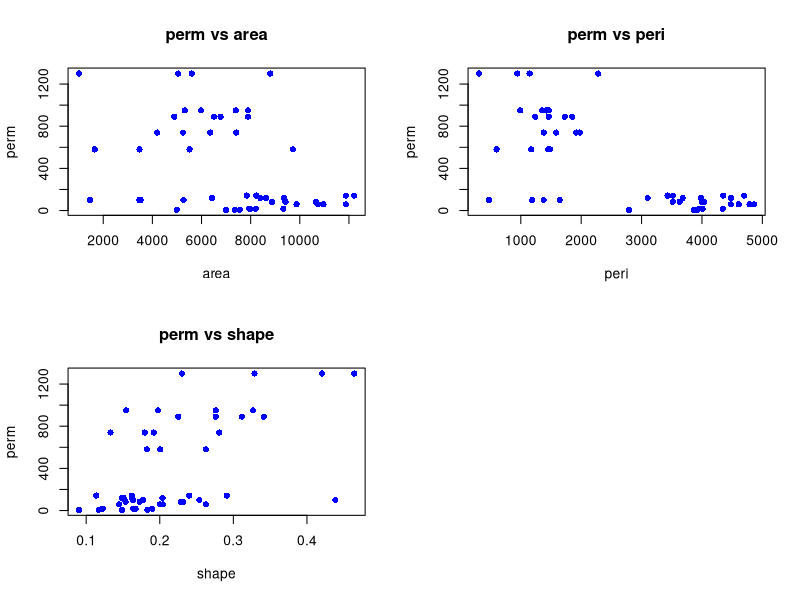
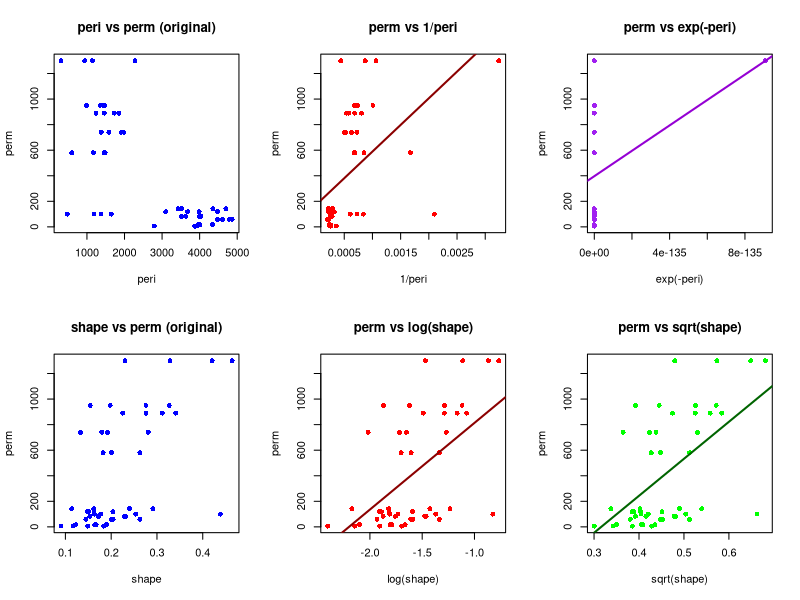
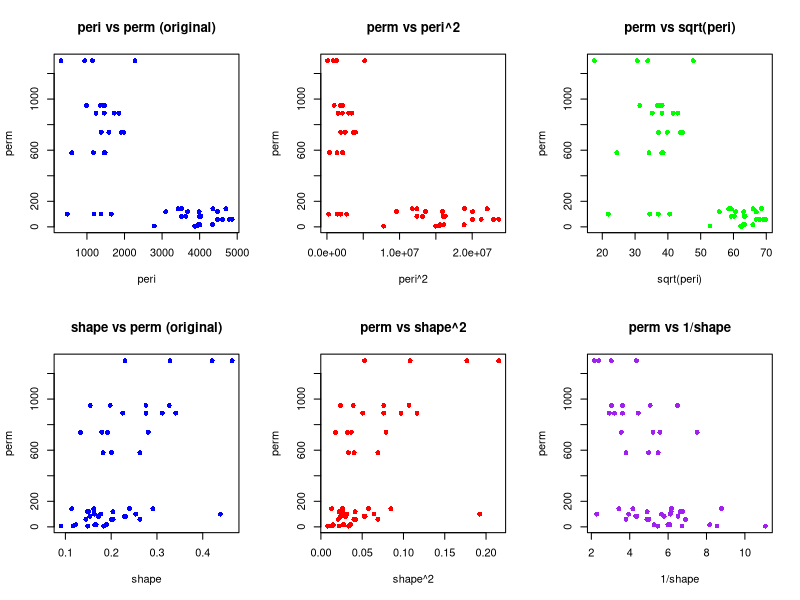
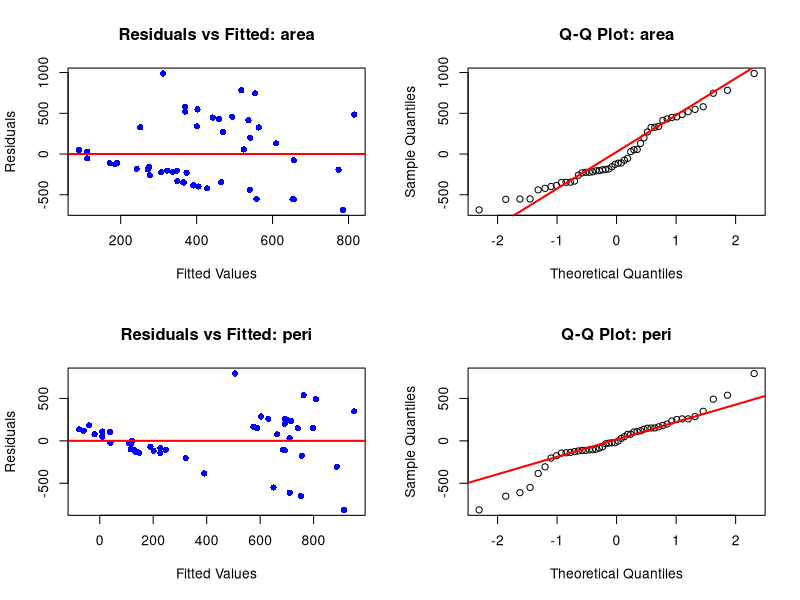
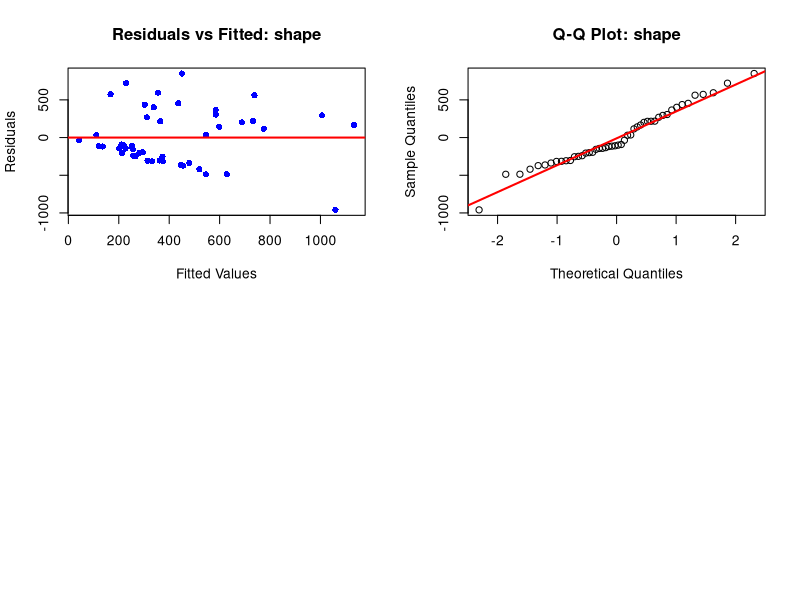
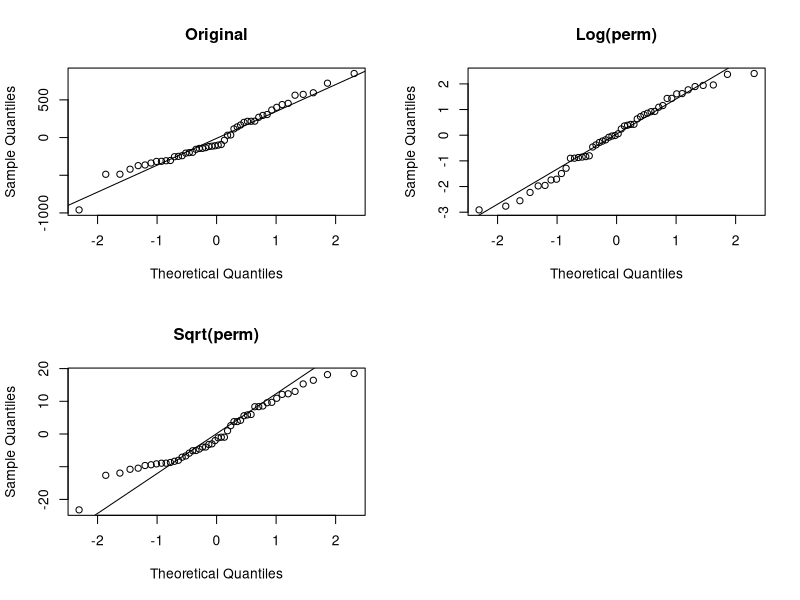
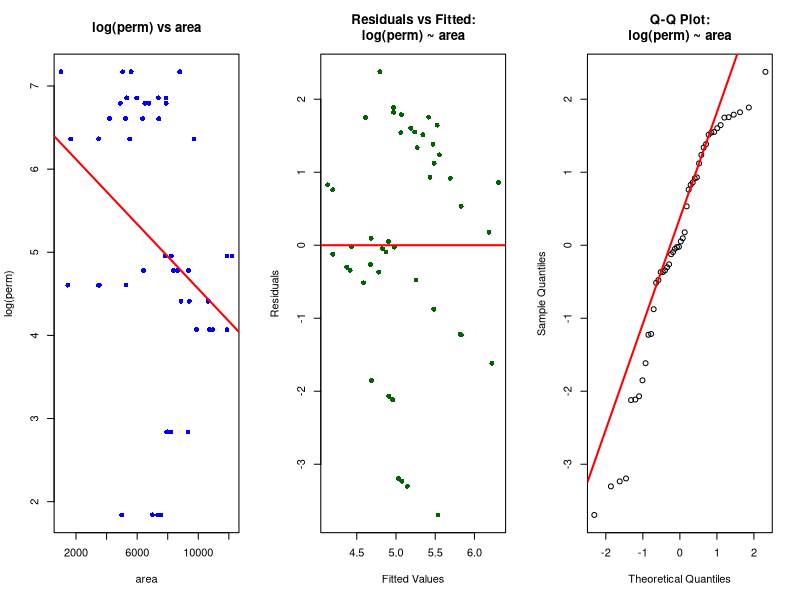
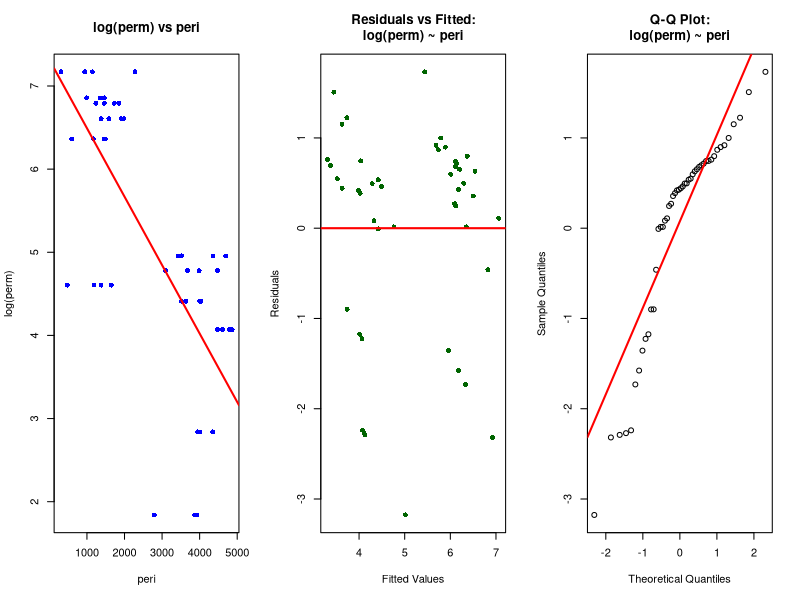

The R script that drew these images, in order:
## ---- chunk 1
data <- rock
head(data)
## ---- chunk 2
# 1. Basic structure & missingness
cat("Missing values:", sum(is.na(data)), "\n")
cat("\nNo missing values -- ok to proceed with whole dataset")
## ---- chunk 3
# Get predictor names (exclude 'perm')
predictors <- names(data)[names(data) != "perm"]

# Set up plotting layout
par(mfrow = c(2, 2))

# Loop through each predictor and create plots
for (predictor in predictors) {
  # Scatter plot with linear fit
  plot(data[[predictor]], data$perm, 
       xlab = predictor, ylab = "perm",
       main = paste("perm vs", predictor),
       pch = 16, col = "blue")

}

## ---- chunk 4
# Test exponential decay transformation for peri
par(mfrow = c(2, 3))

# Original peri vs perm
plot(data$peri, data$perm, main = "peri vs perm (original)",
     xlab = "peri", ylab = "perm", pch = 16, col = "blue")

# Exponential decay transformation: perm ~ exp(-peri) or perm ~ 1/peri
plot(1/data$peri, data$perm, main = "perm vs 1/peri",
     xlab = "1/peri", ylab = "perm", pch = 16, col = "red")
abline(lm(perm ~ I(1/peri), data = data), col = "darkred", lwd = 2)

plot(exp(-data$peri), data$perm, main = "perm vs exp(-peri)",
     xlab = "exp(-peri)", ylab = "perm", pch = 16, col = "purple")
abline(lm(perm ~ I(exp(-peri)), data = data), col = "darkviolet", lwd = 2)

# Test logarithmic transformation for shape
# Original shape vs perm
plot(data$shape, data$perm, main = "shape vs perm (original)",
     xlab = "shape", ylab = "perm", pch = 16, col = "blue")

# Log transformation
plot(log(data$shape), data$perm, main = "perm vs log(shape)",
     xlab = "log(shape)", ylab = "perm", pch = 16, col = "red")
abline(lm(perm ~ I(log(shape)), data = data), col = "darkred", lwd = 2)

# Square root transformation (alternative)
plot(sqrt(data$shape), data$perm, main = "perm vs sqrt(shape)",
     xlab = "sqrt(shape)", ylab = "perm", pch = 16, col = "green")
abline(lm(perm ~ I(sqrt(shape)), data = data), col = "darkgreen", lwd = 2)

par(mfrow = c(1, 1))
## ---- chunk 5
# Try alternative transformations
par(mfrow = c(2, 3))

# For peri - try polynomial and other transformations
plot(data$peri, data$perm, main = "peri vs perm (original)",
     xlab = "peri", ylab = "perm", pch = 16, col = "blue")

# Try polynomial for peri
plot(data$peri^2, data$perm, main = "perm vs peri^2",
     xlab = "peri^2", ylab = "perm", pch = 16, col = "red")

# Try sqrt for peri (since it might be scale-related)
plot(sqrt(data$peri), data$perm, main = "perm vs sqrt(peri)",
     xlab = "sqrt(peri)", ylab = "perm", pch = 16, col = "green")

# For shape - try polynomial and reciprocal
plot(data$shape, data$perm, main = "shape vs perm (original)",
     xlab = "shape", ylab = "perm", pch = 16, col = "blue")

# Try polynomial for shape
plot(data$shape^2, data$perm, main = "perm vs shape^2",
     xlab = "shape^2", ylab = "perm", pch = 16, col = "red")

# Try reciprocal for shape
plot(1/data$shape, data$perm, main = "perm vs 1/shape",
     xlab = "1/shape", ylab = "perm", pch = 16, col = "purple")

par(mfrow = c(1, 1))
## ---- chunk 6
# Get predictor names (exclude 'perm')
predictors <- names(data)[names(data) != "perm"]

# Set up plotting layout: 2 plots per predictor
par(mfrow = c(2, 2))

# Loop through each predictor
for (predictor in predictors) {
  # Fit simple linear model
  formula <- as.formula(paste("perm ~", predictor))
  model <- lm(formula, data = data)
  
  # Calculate residuals and fitted values
  residuals <- resid(model)
  fitted <- fitted(model)
  
  # Plot 1: Residuals vs Fitted Values
  plot(fitted, residuals, 
       main = paste("Residuals vs Fitted:", predictor),
       xlab = "Fitted Values", ylab = "Residuals",
       pch = 16, col = "blue")
  abline(h = 0, col = "red", lwd = 2)
  
  # Plot 2: Q-Q Plot
  qqnorm(residuals, main = paste("Q-Q Plot:", predictor))
  qqline(residuals, col = "red", lwd = 2)
}

# Reset plotting layout
par(mfrow = c(1, 1))
## ---- chunk 7
# You might want to check if transformations help:
# Try transforming the response variable 'perm'
par(mfrow = c(2, 2))

# Original model
model_original <- lm(perm ~ shape, data = data)
qqnorm(resid(model_original), main = "Original")
qqline(resid(model_original))

# Log transformation
model_log <- lm(log(perm) ~ shape, data = data)
qqnorm(resid(model_log), main = "Log(perm)")
qqline(resid(model_log))

# Square root transformation  
model_sqrt <- lm(sqrt(perm) ~ shape, data = data)
qqnorm(resid(model_sqrt), main = "Sqrt(perm)")
qqline(resid(model_sqrt))

# Box-Cox transformation (if needed)
# library(MASS)
# boxcox(perm ~ shape, data = data)
## ---- chunk 8

data$log_perm <- log(data$perm)

# Set up plotting for area
par(mfrow = c(1, 3))

# Fit model with log(perm)
model_area <- lm(log_perm ~ area, data = data)
residuals <- resid(model_area)
fitted <- fitted(model_area)

# Plot 1: log(perm) vs area
plot(data$area, data$log_perm, 
     main = "log(perm) vs area",
     xlab = "area", ylab = "log(perm)",
     pch = 16, col = "blue")
abline(model_area, col = "red", lwd = 2)

# Plot 2: Residuals vs Fitted
plot(fitted, residuals, 
     main = "Residuals vs Fitted:\nlog(perm) ~ area",
     xlab = "Fitted Values", ylab = "Residuals",
     pch = 16, col = "darkgreen")
abline(h = 0, col = "red", lwd = 2)

# Plot 3: Q-Q Plot
qqnorm(residuals, main = "Q-Q Plot:\nlog(perm) ~ area")
qqline(residuals, col = "red", lwd = 2)

par(mfrow = c(1, 1))
## ---- chunk 9
# Set up plotting for peri
par(mfrow = c(1, 3))

# Fit model with log(perm)
model_peri <- lm(log_perm ~ peri, data = data)
residuals <- resid(model_peri)
fitted <- fitted(model_peri)

# Plot 1: log(perm) vs peri
plot(data$peri, data$log_perm, 
     main = "log(perm) vs peri",
     xlab = "peri", ylab = "log(perm)",
     pch = 16, col = "blue")
abline(model_peri, col = "red", lwd = 2)

# Plot 2: Residuals vs Fitted
plot(fitted, residuals, 
     main = "Residuals vs Fitted:\nlog(perm) ~ peri",
     xlab = "Fitted Values", ylab = "Residuals",
     pch = 16, col = "darkgreen")
abline(h = 0, col = "red", lwd = 2)

# Plot 3: Q-Q Plot
qqnorm(residuals, main = "Q-Q Plot:\nlog(perm) ~ peri")
qqline(residuals, col = "red", lwd = 2)

par(mfrow = c(1, 1))
## ---- chunk 10
# Set up plotting for shape
par(mfrow = c(1, 3))

# Fit model with log(perm)
model_shape <- lm(log_perm ~ shape, data = data)
residuals <- resid(model_shape)
fitted <- fitted(model_shape)

# Plot 1: log(perm) vs shape
plot(data$shape, data$log_perm, 
     main = "log(perm) vs shape",
     xlab = "shape", ylab = "log(perm)",
     pch = 16, col = "blue")
abline(model_shape, col = "red", lwd = 2)

# Plot 2: Residuals vs Fitted
plot(fitted, residuals, 
     main = "Residuals vs Fitted:\nlog(perm) ~ shape",
     xlab = "Fitted Values", ylab = "Residuals",
     pch = 16, col = "darkgreen")
abline(h = 0, col = "red", lwd = 2)

# Plot 3: Q-Q Plot
qqnorm(residuals, main = "Q-Q Plot:\nlog(perm) ~ shape")
qqline(residuals, col = "red", lwd = 2)

par(mfrow = c(1, 1))
## ---- chunk 11
# Test polynomial relationships
par(mfrow = c(2, 2))

# Peri polynomials
plot(data$peri, data$log_perm, main = "log(perm) vs peri", 
     xlab = "peri", ylab = "log(perm)", pch = 16, col = "blue")
peri_quad <- lm(log_perm ~ poly(peri, 2), data = data)
x_seq <- seq(min(data$peri), max(data$peri), length = 100)
y_pred <- predict(peri_quad, newdata = data.frame(peri = x_seq))
lines(x_seq, y_pred, col = "red", lwd = 2)

# Area polynomials
plot(data$area, data$log_perm, main = "log(perm) vs area", 
     xlab = "area", ylab = "log(perm)", pch = 16, col = "blue")
area_quad <- lm(log_perm ~ poly(area, 2), data = data)
x_seq <- seq(min(data$area), max(data$area), length = 100)
y_pred <- predict(area_quad, newdata = data.frame(area = x_seq))
lines(x_seq, y_pred, col = "red", lwd = 2)

par(mfrow = c(1, 1))
## ---- chunk 12
# Model 1: Linear model with original perm
model1 <- lm(perm ~ peri + area + shape, data = data)

# Model 2: Log model with quadratic peri term
model2 <- lm(log(perm) ~ peri + I(peri^2) + shape, data = data)

# Calculate metrics for both models
results <- data.frame(
  Model = c("perm ~ peri + area + shape", "log(perm) ~ peri + peri^2 + shape"),
  R_squared = c(summary(model1)$r.squared, summary(model2)$r.squared),
  Adj_R_squared = c(summary(model1)$adj.r.squared, summary(model2)$adj.r.squared),
  AIC = c(AIC(model1), AIC(model2)),
  BIC = c(BIC(model1), BIC(model2))
)
results
## ---- chunk 13
# Reduced model (without area)
reduced_model <- lm(log(perm) ~ peri + I(peri^2) + shape, data = data)

# Full model (with area)
full_model <- lm(log(perm) ~ peri + I(peri^2) + area + shape, data = data)

# F-test to compare models
f_test <- anova(reduced_model, full_model)
print("=== F-test for including area ===")
print(f_test)
## ---- chunk 14
# Model 1: Linear model with original perm
model1 <- lm(perm ~ peri + area + shape, data = data)

# Model 2: Log model with quadratic peri term
model2 <- lm(log(perm) ~ peri + I(peri^2) + shape, data = data)

# Model 3: Log model with quadratic peri term + area
model3 <- lm(log(perm) ~ peri + I(peri^2) + shape + area, data = data)

# Calculate metrics for all models
results <- data.frame(
  Model = c("perm ~ peri + area + shape", 
            "log(perm) ~ peri + peri^2 + shape", 
            "log(perm) ~ peri + peri^2 + shape + area"),  # Fixed the typo here
  R_squared = c(summary(model1)$r.squared, summary(model2)$r.squared, summary(model3)$r.squared),
  Adj_R_squared = c(summary(model1)$adj.r.squared, summary(model2)$adj.r.squared, summary(model3)$adj.r.squared),
  AIC = c(AIC(model1), AIC(model2), AIC(model3)),
  BIC = c(BIC(model1), BIC(model2), BIC(model3))
)

print(results)
## ---- chunk 15
summary(model3)
## ---- chunk 16
# Fit the best model
model3 <- lm(log(perm) ~ peri + I(peri^2) + shape + area, data = data)

# Set up plotting area
par(mfrow = c(1, 2))

# 1. Residuals vs Fitted (Linearity & Constant Variance)
plot(fitted(model3), resid(model3),
     main = "Residuals vs Fitted",
     xlab = "Fitted Values", ylab = "Residuals",
     pch = 16, col = "blue")
abline(h = 0, col = "red", lwd = 2)

# 2. Q-Q Plot (Normality)
qqnorm(resid(model3), main = "Q-Q Plot")
qqline(resid(model3), col = "red", lwd = 2)

par(mfrow = c(1, 1))
